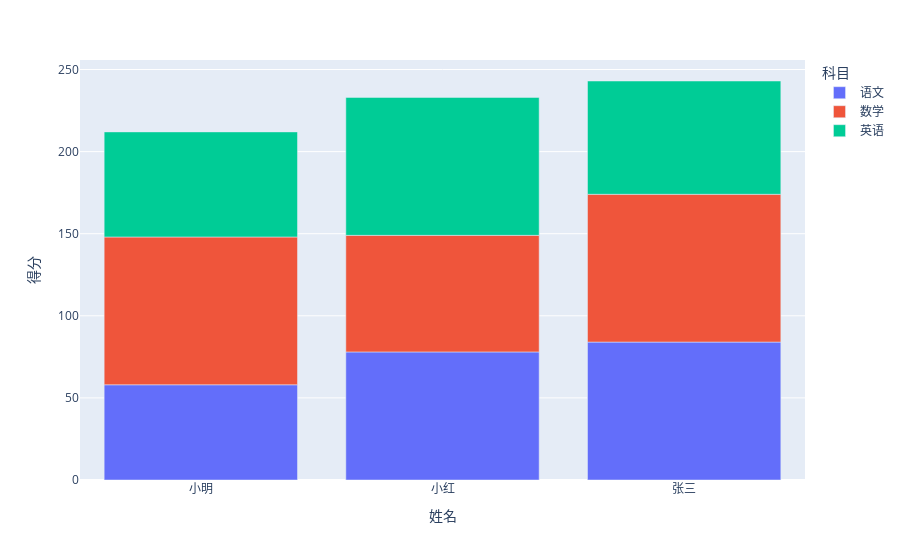

Write notebook code for a chart like this one.
### Code cell
px.bar(
    data_frame=df,
    x="姓名",
    y="得分",
    color="科目"
)

### Figure 1 — Plotly figure (JSON) as saved in the notebook; plotly's stock layout.template omitted (floating-point values rounded to 4 significant figures)
{"data": [{"alignmentgroup": "True", "hovertemplate": "科目=语文<br>姓名=%{x}<br>得分=%{y}<extra></extra>", "legendgroup": "语文", "marker": {"color": "#636efa", "pattern": {"shape": ""}}, "name": "语文", "offsetgroup": "语文", "orientation": "v", "showlegend": true, "textposition": "auto", "type": "bar", "x": ["小明", "小红", "张三"], "xaxis": "x", "y": [58, 78, 84], "yaxis": "y"}, {"alignmentgroup": "True", "hovertemplate": "科目=数学<br>姓名=%{x}<br>得分=%{y}<extra></extra>", "legendgroup": "数学", "marker": {"color": "#EF553B", "pattern": {"shape": ""}}, "name": "数学", "offsetgroup": "数学", "orientation": "v", "showlegend": true, "textposition": "auto", "type": "bar", "x": ["小明", "小红", "张三"], "xaxis": "x", "y": [90, 71, 90], "yaxis": "y"}, {"alignmentgroup": "True", "hovertemplate": "科目=英语<br>姓名=%{x}<br>得分=%{y}<extra></extra>", "legendgroup": "英语", "marker": {"color": "#00cc96", "pattern": {"shape": ""}}, "name": "英语", "offsetgroup": "英语", "orientation": "v", "showlegend": true, "textposition": "auto", "type": "bar", "x": ["小明", "小红", "张三"], "xaxis": "x", "y": [64, 84, 69], "yaxis": "y"}], "layout": {"barmode": "relative", "legend": {"title": {"text": "科目"}, "tracegroupgap": 0}, "margin": {"t": 60}, "xaxis": {"anchor": "y", "domain": [0, 1], "title": {"text": "姓名"}}, "yaxis": {"anchor": "x", "domain": [0, 1], "title": {"text": "得分"}}}}
